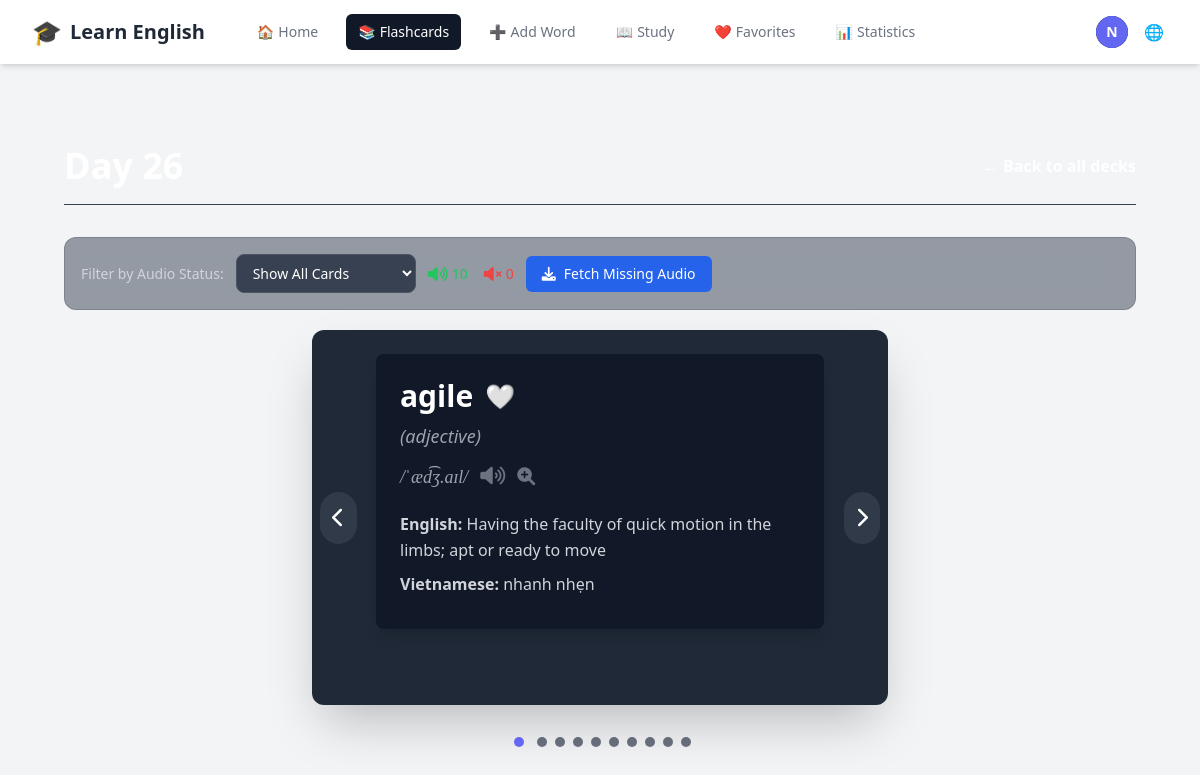
/decks/27/ (signed in), run on the app's committed database.
### accounts/models.py (models this page shows, shortened)
class CustomUser(AbstractUser):
    email = models.EmailField(unique=True)
    username = None  # Remove username field
    USERNAME_FIELD = 'email'
    REQUIRED_FIELDS = []
    objects = CustomUserManager()

### vocabulary/models.py (models this page shows, shortened)
class Flashcard(models.Model):
    user = models.ForeignKey(settings.AUTH_USER_MODEL, on_delete=models.CASCADE, related_name='flashcards')
    deck = models.ForeignKey(Deck, on_delete=models.CASCADE, related_name='flashcards', null=True, blank=True)
    word = models.CharField(max_length=255)
    phonetic = models.CharField(max_length=100, blank=True, null=True, help_text="Phonetic transcription (e.g., /rɪˈzɪliənt/)")
    part_of_speech = models.CharField(max_length=50, blank=True, null=True)
    audio_url = models.URLField(max_length=500, blank=True, null=True)
    image = models.ImageField(upload_to='flashcard_images/', blank=True, null=True)
    related_image_url = models.URLField(max_length=500, blank=True, null=True, help_text="Auto-fetched related image URL")
    general_synonyms = models.TextField(blank=True, null=True, help_text="Comma-separated list of general synonyms")
    general_antonyms = models.TextField(blank=True, null=True, help_text="Comma-separated list of general antonyms")
    ease_factor = models.FloatField(default=2.5, help_text="Legacy SM-2 ease factor (not used)")
    repetitions = models.PositiveIntegerField(default=0, help_text="Legacy successful reviews count (not used)")
    interval = models.PositiveIntegerField(default=0, help_text="Legacy interval days (not used)")
    next_review = models.DateField(default=timezone.now, help_text="Legacy next review date (not used)")
    last_reviewed = models.DateTimeField(blank=True, null=True, help_text="Last time card was reviewed")
    times_seen_today = models.PositiveIntegerField(default=0, help_text="Number of times seen today (reset daily)")
    last_seen_date = models.DateField(blank=True, null=True, help_text="Last date this card was shown")
    difficulty_score = models.FloatField(default=None, null=True, blank=True, help_text="Difficulty level: 0.0=Again, 0.33=Hard, 0.67=Good, 1.0=Easy")
    total_reviews = models.PositiveIntegerField(default=0, help_text="Total number of times reviewed")
    correct_reviews = models.PositiveIntegerField(default=0, help_text="Number of correct reviews")
    created_at = models.DateTimeField(auto_now_add=True)
    class Meta:
        ordering = ['word']
        unique_together = ['user', 'word']  # Một user không thể có từ trùng lặp

class Definition(models.Model):
    flashcard = models.ForeignKey(Flashcard, related_name='definitions', on_delete=models.CASCADE)
    english_definition = models.TextField()
    vietnamese_definition = models.TextField()
    definition_synonyms = models.TextField(blank=True, null=True, help_text="Comma-separated list of synonyms for this definition")
    definition_antonyms = models.TextField(blank=True, null=True, help_text="Comma-separated list of antonyms for this definition")

### vocabulary/views.py (the view)
# urls.py: path('decks/<int:deck_id>/', views.deck_detail, name='deck_detail'),
@login_required
def deck_detail(request, deck_id):
    try:
        deck = Deck.objects.get(id=deck_id, user=request.user)
        flashcards = Flashcard.objects.filter(deck=deck).prefetch_related('definitions')
        context = {
            'deck': deck,
            'flashcards': flashcards,
        }
        return render(request, 'vocabulary/deck_detail.html', context)
    except Deck.DoesNotExist:
        return redirect('deck_list')

### vocabulary/templates/vocabulary/deck_detail.html (shortened to what this page needs)
{% extends "base.html" %} {% load static %}  {% block content %}
<div class="max-w-7xl mx-auto px-4 sm:px-6 lg:px-8 py-10">
  <div
    class="flex justify-between items-center mb-8 pb-4 border-b border-gray-700"
  >
    <div class="flex items-center gap-4">
      <div id="deck-name-view" class="flex items-center gap-3">
        <h1 class="text-4xl font-extrabold text-white">{{ deck.name }}</h1>
      </div>
    </div>
    <a
      href="{% url 'deck_list' %}"
      class="text-primary-color hover:text-primary-color-dark font-semibold transition-colors duration-200"
      >← {{ manual_texts.back_to_all_decks }}</a
    >
  </div>
  {% if flashcards %}
  <div class="audio-filter-controls">
    <label for="audio-filter">{{ manual_texts.filter_by_audio }}:</label>
    <select id="audio-filter">
      <option value="all">{{ manual_texts.show_all_cards }}</option>
    </select>
    <div class="audio-stats">
      <div class="stat-item has-audio">
        <i class="fas fa-volume-up"></i>
        <span id="cards-with-audio-count">0</span>
      </div>
      <div class="stat-item no-audio">
        <i class="fas fa-volume-mute"></i>
        <span id="cards-without-audio-count">0</span>
      </div>
    </div>
    <button
      id="fetch-missing-audio-btn"
      class="bg-blue-600 hover:bg-blue-700 text-white px-4 py-2 rounded-md text-sm font-medium transition-colors duration-200 flex items-center gap-2"
    >
      <i class="fas fa-download"></i>
      {{ manual_texts.fetch_missing_audio }}
    </button>
  </div>
  <div
    id="carousel-container"
    class="relative w-full max-w-xl mx-auto overflow-hidden rounded-xl shadow-2xl bg-gray-800 p-6"
  >
    <div
      id="carousel-slides"
      class="flex overflow-x-scroll no-scrollbar snap-x snap-mandatory"
      style="scroll-behavior: auto"
    >
      {% for card in flashcards %}
      <div
        class="flex-shrink-0 snap-center"
        style="width: 100%"
        data-card-id="{{ card.id }}"
      >
        <div
          class="card-view-mode word-item-tailwind p-6 bg-gray-900 rounded-lg shadow-lg w-full max-w-md mx-auto text-white flex flex-col items-start relative"
          data-has-audio="{% if card.audio_url %}true{% else %}false{% endif %}"
        >
          <div class="text-3xl font-bold mb-2 flex items-center gap-3">
            <a
              href="https://dictionary.cambridge.org/dictionary/english/{{ card.word }}"
              target="_blank"
              class="dictionary-word-link hover:underline focus:outline-none focus:ring-2 focus:ring-primary-color focus:ring-offset-2 focus:ring-offset-gray-900"
              data-word="{{ card.word }}"
              >{{ card.word }}</a
            >
            <button
              class="favorite-btn text-2xl transition-all duration-200 hover:scale-110 focus:outline-none focus:ring-2 focus:ring-red-500 focus:ring-offset-2 focus:ring-offset-gray-900"
              data-card-id="{{ card.id }}"
              title="{{ manual_texts.toggle_favorite|default:'Toggle favorite' }}"
              aria-label="{{ manual_texts.toggle_favorite|default:'Toggle favorite' }}"
            >
              <span class="favorite-icon">🤍</span>
            </button>
          </div>
          {% if card.part_of_speech %}
          <div class="text-lg text-gray-400 mb-2 italic">
            ({{ card.part_of_speech }})
          </div>
          {% endif %} {% if card.phonetic %}
          <div
            class="text-lg text-gray-400 font-serif italic mb-4 flex items-center space-x-2"
          >
            <span>{{ card.phonetic }}</span>
            {% if card.audio_url %}
            <button
              class="audio-icon-tailwind text-gray-500 hover:text-primary-color transition-colors duration-200"
              data-audio-url="{{ card.audio_url }}"
              title="{{ manual_texts.listen }}"
            >
              <i class="fas fa-volume-up text-xl"></i>
            </button>
            {% endif %}
            <button
              class="enhanced-audio-btn text-gray-500 hover:text-blue-400 transition-colors duration-200 ml-2"
              data-card-id="{{ card.id }}"
              data-word="{{ card.word }}"
              title="{{ manual_texts.enhanced_audio_fetch|default:'Get Multiple Pronunciations' }}"
            >
              <i class="fas fa-search-plus text-lg"></i>
            </button>
          </div>
          {% endif %} {% for def in card.definitions.all %}
          <div class="text-base text-gray-300 leading-relaxed mb-2">
            <span class="font-semibold text-primary-color"
              >{{ manual_texts.english_label }}</span
            >
            {{ def.english_definition }}
          </div>
          <div class="text-base text-gray-300 leading-relaxed mb-2">
            <span class="font-semibold text-primary-color"
              >{{ manual_texts.vietnamese_label }}</span
            >
            {{ def.vietnamese_definition }}
          </div>
          {% endfor %}
        </div>
      </div>
      {% endfor %}
    </div>
    <button
      id="prevBtn"
      class="absolute top-1/2 left-2 -translate-y-1/2 bg-gray-700 bg-opacity-75 text-white p-3 rounded-full hover:bg-opacity-100 transition-all duration-200 z-10 focus:outline-none focus:ring-2 focus:ring-primary-color focus:ring-offset-2 focus:ring-offset-gray-800"
    >
      <i class="fas fa-chevron-left text-xl"></i>
    </button>
    <button
      id="nextBtn"
      class="absolute top-1/2 right-2 -translate-y-1/2 bg-gray-700 bg-opacity-75 text-white p-3 rounded-full hover:bg-opacity-100 transition-all duration-200 z-10 focus:outline-none focus:ring-2 focus:ring-primary-color focus:ring-offset-2 focus:ring-offset-gray-800"
    >
      <i class="fas fa-chevron-right text-xl"></i>
    </button>
  </div>
  <div id="pagination-dots" class="text-center mt-6 space-x-2"></div>
  {% endif %}
</div>
{% endblock %}
{% block extra_css %}
<link rel="stylesheet" href="{% static 'css/enhanced-audio-modal.css' %}">
{% endblock %}

### vocabulary/templates/base.html (shortened to what this page needs)
{% load i18n %} {% load static %}
<!DOCTYPE html>
<html lang="{{ LANGUAGE_CODE }}">
  <head>
    <script src="https://cdn.tailwindcss.com"></script>
    <link rel="stylesheet" type="text/css" href="{% static 'css/main.css' %}" />
    <link
      rel="stylesheet"
      href="https://cdnjs.cloudflare.com/ajax/libs/font-awesome/6.0.0-beta3/css/all.min.css"
    />
    {% block extra_css %}{% endblock %}
  </head>
  <body class="bg-gray-100 dark:bg-gray-900">
    <nav class="bg-white dark:bg-gray-800 shadow-md">
      <div class="max-w-7xl mx-auto px-4 sm:px-6 lg:px-8">
        <div class="flex items-center justify-between h-16">
          <div class="flex items-center">
            <a
              href="{% if user.is_authenticated %}{% url 'dashboard' %}{% else %}{% url 'account_login' %}{% endif %}"
              class="flex-shrink-0 flex items-center space-x-2"
            >
              <span class="text-2xl">🎓</span>
              <span class="text-xl font-bold text-gray-800 dark:text-white"
                >{{ manual_texts.learn_english }}</span
              >
            </a>
            <div class="hidden md:block">
              <div class="ml-10 flex items-baseline space-x-4">
                {% if user.is_authenticated %}
                <a
                  href="{% url 'dashboard' %}"
                  class="{% if request.resolver_match.url_name == 'dashboard' %}bg-gray-900 text-white{% else %}text-gray-500 dark:text-gray-300 hover:bg-gray-700 hover:text-white{% endif %} px-3 py-2 rounded-md text-sm font-medium flex items-center space-x-1"
                  id="nav-home"
                >
                  <span class="nav-icon">🏠</span>
                  <span>{{ manual_texts.home }}</span>
                </a>
                <a
                  href="{% url 'deck_list' %}"
                  class="{% if request.resolver_match.url_name == 'deck_list' or request.resolver_match.url_name == 'deck_detail' %}bg-gray-900 text-white{% else %}text-gray-500 dark:text-gray-300 hover:bg-gray-700 hover:text-white{% endif %} px-3 py-2 rounded-md text-sm font-medium flex items-center space-x-1"
                  id="nav-flashcards"
                >
                  <span class="nav-icon">📚</span>
                  <span>{{ manual_texts.flashcards }}</span>
                </a>
                <a
                  href="{% url 'add_flashcard' %}"
                  class="{% if request.resolver_match.url_name == 'add_flashcard' %}bg-gray-900 text-white{% else %}text-gray-500 dark:text-gray-300 hover:bg-gray-700 hover:text-white{% endif %} px-3 py-2 rounded-md text-sm font-medium flex items-center space-x-1"
                  id="nav-add-word"
                >
                  <span class="nav-icon">➕</span>
                  <span>{{ manual_texts.add_word }}</span>
                </a>
                <a
                  href="{% url 'study' %}"
                  class="{% if request.resolver_match.url_name == 'study' %}bg-gray-900 text-white{% else %}text-gray-500 dark:text-gray-300 hover:bg-gray-700 hover:text-white{% endif %} px-3 py-2 rounded-md text-sm font-medium flex items-center space-x-1"
                  id="nav-study"
                >
                  <span class="nav-icon">📖</span>
                  <span>{{ manual_texts.study }}</span>
                </a>
                <a
                  href="{% url 'favorites' %}"
                  class="{% if request.resolver_match.url_name == 'favorites' %}bg-gray-900 text-white{% else %}text-gray-500 dark:text-gray-300 hover:bg-gray-700 hover:text-white{% endif %} px-3 py-2 rounded-md text-sm font-medium flex items-center space-x-1"
                  id="nav-favorites"
                >
                  <span class="nav-icon">❤️</span>
                  <span>{{ manual_texts.favorites|default:"Favorites" }}</span>
                </a>
                <a
                  href="{% url 'statistics' %}"
                  class="{% if request.resolver_match.url_name == 'statistics' %}bg-gray-900 text-white{% else %}text-gray-500 dark:text-gray-300 hover:bg-gray-700 hover:text-white{% endif %} px-3 py-2 rounded-md text-sm font-medium flex items-center space-x-1"
                  id="nav-statistics"
                >
                  <span class="nav-icon">📊</span>
                  <span>{{ manual_texts.statistics }}</span>
                </a>
                {% endif %}
              </div>
            </div>
          </div>
          <div class="hidden md:block">
            <div class="ml-4 flex items-center md:ml-6">
              {% if user.is_authenticated %}
              <div class="ml-3 relative">
                <div>
                  <button
                    type="button"
                    id="user-toggle"
                    class="max-w-xs bg-gray-800 rounded-full flex items-center text-sm focus:outline-none focus:ring-2 focus:ring-offset-2 focus:ring-offset-gray-800 focus:ring-white"
                    aria-expanded="false"
                    aria-haspopup="true"
                  >
                    <div
                      class="h-8 w-8 rounded-full bg-indigo-500 flex items-center justify-center text-white font-bold"
                    >
                      {{ user.email|slice:":1"|upper }}
                    </div>
                  </button>
                </div>
              </div>
              {% endif %}
              <div class="ml-3 relative">
                <div>
                  <button
                    type="button"
                    id="lang-toggle"
                    class="bg-white dark:bg-gray-800 p-1 rounded-full text-gray-400 dark:text-gray-300 hover:text-gray-500 dark:hover:text-white focus:outline-none focus:ring-2 focus:ring-offset-2 focus:ring-offset-gray-800 focus:ring-white"
                  >
                    <span class="nav-icon">🌐</span>
                  </button>
                </div>
              </div>
            </div>
          </div>
        </div>
      </div>
    </nav>
    <main class="py-10">
      <div class="max-w-7xl mx-auto px-4 sm:px-6 lg:px-8">
        {% block content %}{% endblock %}
      </div>
    </main>
  </body>
</html>

### data on the page
CustomUser: email "N"
Flashcard: word "agile", part_of_speech "adjective", phonetic "/ˈæd͡ʒ.aɪl/"
Definition: english_label "English:", english_definition "Having the faculty of quick motion in the limbs; apt or ready to move", vietnamese_label "Vietnamese:", vietnamese_definition "nhanh nhẹn"

### other printed values
{{ manual_texts.learn_english }} "Learn English"
{{ manual_texts.home }} "Home"
{{ manual_texts.flashcards }} "Flashcards"
{{ manual_texts.add_word }} "Add Word"
{{ manual_texts.study }} "Study"
{{ manual_texts.favorites|default:"Favorites" }} "Favorites"
{{ manual_texts.statistics }} "Statistics"
{{ manual_texts.filter_by_audio }} "Filter by Audio Status"
{{ manual_texts.fetch_missing_audio }} "Fetch Missing Audio"
form field value "Show All Cards"
